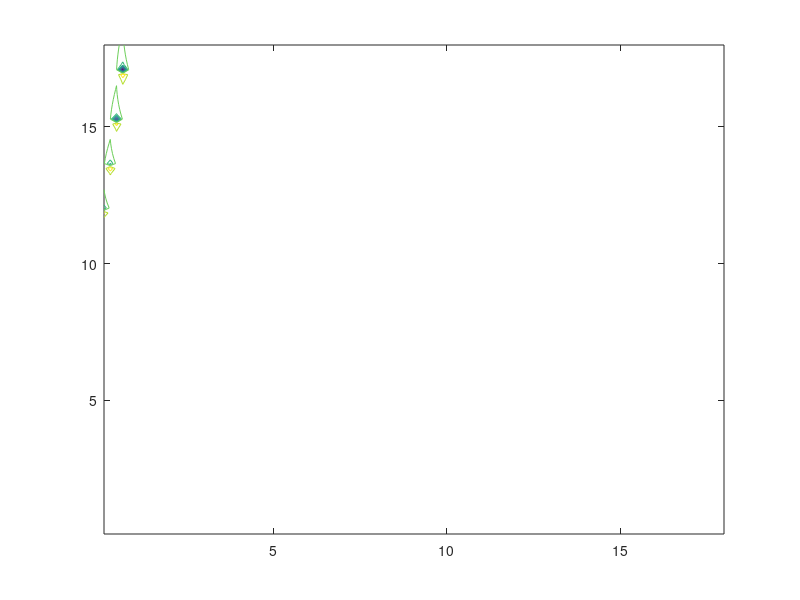

Source code (MATLAB): (Note: this script raises an error after producing the figure.)
clear all
load gains2D

figure; [C,h]=contour(100*rIvec,100*rEvec,100*gains);
h.LevelList=40:10:110;
hold on
l=line([5.73 14],[5.24 8],'LineWidth',2);
plot(5.73,5.24,'b.','MarkerSize',28);
plot(14,8,'r.','MarkerSize',28);
xlabel('rI')
ylabel('rE')
box off
colormap winter
colorbar
hold off